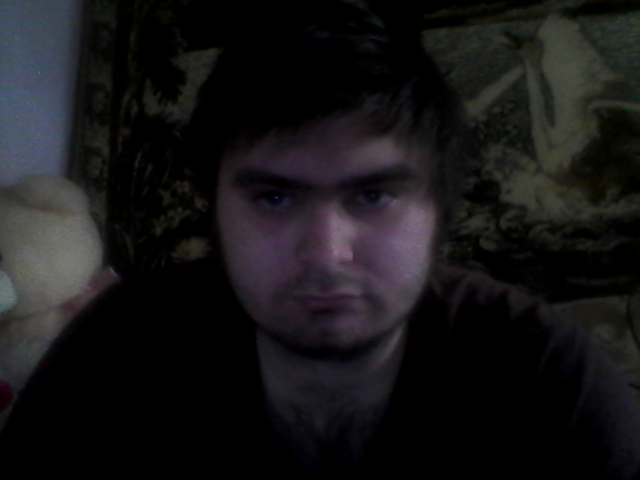
#> input picture ocv_face_detection/images/0.png, 640 x 480 px
$ python detection_samle.py
#> lines starting #> are read from the running program, lines starting #| are printed output that depends on the picture
### ocv_face_detection/detect_face.py
'''This module allows to detect faces and faces elements on image using
OpenCV library'''

import cv2
import time
import logging

logging.basicConfig(filename='detect_face.log', format='[%(asctime)s] %(message)s\n\n',
                    level=logging.ERROR)

class FaceDetector:
    '''Face and face elements detector'''

    class Face:
        '''Contains information about face'''

        #face location rectangle {'x': x, 'y': y, 'w': w, 'h': h}
        bounding_poly = {}

        #face elements
        landmarks = {}

        smile = False


    def __init__(self):
        self.faces = []

    def detect(self, img=None, min_neighbors=5):
        '''Detects faces and faces elements
        Args:
            img: image data - pixel collection, type data is numpy.ndarray
        Returns:
            self.faces: Face objects list
        Raises:
            TypeError: error occured if data is None
        '''
#> called with min_neighbors = 5
        self.faces = []
#> self.faces = []

        if img is None:
            raise TypeError

        face_cascade = cv2.CascadeClassifier()
        eye_cascade = cv2.CascadeClassifier()
        nose_cascade = cv2.CascadeClassifier()
        mouth_cascade = cv2.CascadeClassifier()
        smile_cascade = cv2.CascadeClassifier()

        if not face_cascade.load('haarcascades/haarcascade_frontalface_default.xml'):
            logging.error('frontface haarcascade does not exist!')
        if not eye_cascade.load('haarcascades/haarcascade_eye.xml'):
            logging.error('eyes haarcascade does not exist!')
        if not nose_cascade.load('haarcascades/haarcascade_mcs_nose.xml'):
            logging.error('nose haarcascade does not exist!')
        if not mouth_cascade.load('haarcascades/haarcascade_mcs_mouth.xml'):
            logging.error('mouth haarcascade does not exist!')
        if not smile_cascade.load('haarcascades/haarcascade_smile.xml'):
            logging.error('smile haarcascade does not exist!')

        gray = cv2.cvtColor(img, cv2.COLOR_BGR2GRAY)
#> img is the input picture: shape (480, 640, 3); mean B, G, R 22.9, 21.5, 22.4
        faces = face_cascade.detectMultiScale(gray, scaleFactor=1.1, minNeighbors=min_neighbors)
#> faces = [[174, 87, 301, 301]]
        for (x,y,w,h) in faces:
            new_face = self.Face()
            #detect face location
            new_face.bounding_poly = {'x': x, 'y': y, 'w': w, 'h': h}

            roi_gray = gray[y:y+h, x:x+w]

            #detect eyes location
            eyes = eye_cascade.detectMultiScale(roi_gray)
            if len(eyes) > 0:
                lex, ley, lew, leh = eyes[0]
                new_face.landmarks['LEFT_EYE'] = {'x': lex, 'y': ley, 'w': lew, 'h': leh}

                if len(eyes) > 1:
                    rex, rey, rew, reh = eyes[0]
                    new_face.landmarks['RIGHT_EYE'] = {'x': rex, 'y': rey, 'w': rew, 'h': reh}

            #detect nose
            nose = nose_cascade.detectMultiScale(roi_gray)
            if len(nose) > 0:
                nx, ny, nw, nh = nose[0]
                new_face.landmarks['NOSE'] = {'x': nx, 'y': ny, 'w': nw, 'h': nh}

            #detect mouth
            mouth = mouth_cascade.detectMultiScale(roi_gray)
            if len(mouth) > 0:
                mx, my, mw, mh = mouth[0]
                new_face.landmarks['MOUTH'] = {'x': mx, 'y': my, 'w': mw, 'h': mh}

            #detect smile
            smile = smile_cascade.detectMultiScale(roi_gray)
            if len(smile) > 0:
                new_face.smile = True

            self.faces.append(new_face)
#> this loop made 1 pass
#> (x, y, w, h, eyes, lex, ley, lew) on pass 1: (174, 87, 301, 301, [[161, 74, 66, 66], [70, 80, 58, 58]], 161, 74, 66)
#> pass 1, in detect, `roi_gray = gray[y:y+h, x:x+w]`:
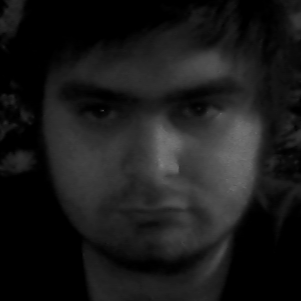
#> roi_gray: shape (301, 301); min 0, max 123, mean 26
#> after the loop, self.faces = 1 item

        return self.faces

### ocv_face_detection/detection_samle.py
import cv2
from detect_face import FaceDetector

fd = FaceDetector()

def sample(image=None):
    if image is None:
        raise TypeError

    try:
        faces = fd.detect(img=cv2.imread(image))
#> faces = 1 item
    except TypeError:
        print('Image file not found!')

    print('Face number=', len(faces))
#| Face number= 1
    print('First face:')
    print('\t Location: ', faces[0].bounding_poly)
#| 	 Location:  {'x': 174, 'y': 87, 'w': 301, 'h': 301}
    print('\t Landmarks: ', faces[0].landmarks)
#| 	 Landmarks:  {'LEFT_EYE': {'x': 161, 'y': 74, 'w': 66, 'h': 66}, 'RIGHT_EYE': {'x': 161, 'y': 74, 'w': 66, 'h': 66}, 'NOSE': {'x': 114, 'y': 143, 'w': 75, 'h': 63}, 'MOUTH': {'x': 117, 'y': 197, 'w': 75, 'h': 45}}
    print('\t Smile: ', faces[0].smile)
#| 	 Smile:  True


#sample with one face image
sample('images/0.png')

#sample with many faces image
sample('images/SAM_0049.JPG')
#> call 2 of sample, with image = 'images/SAM_0049.JPG'
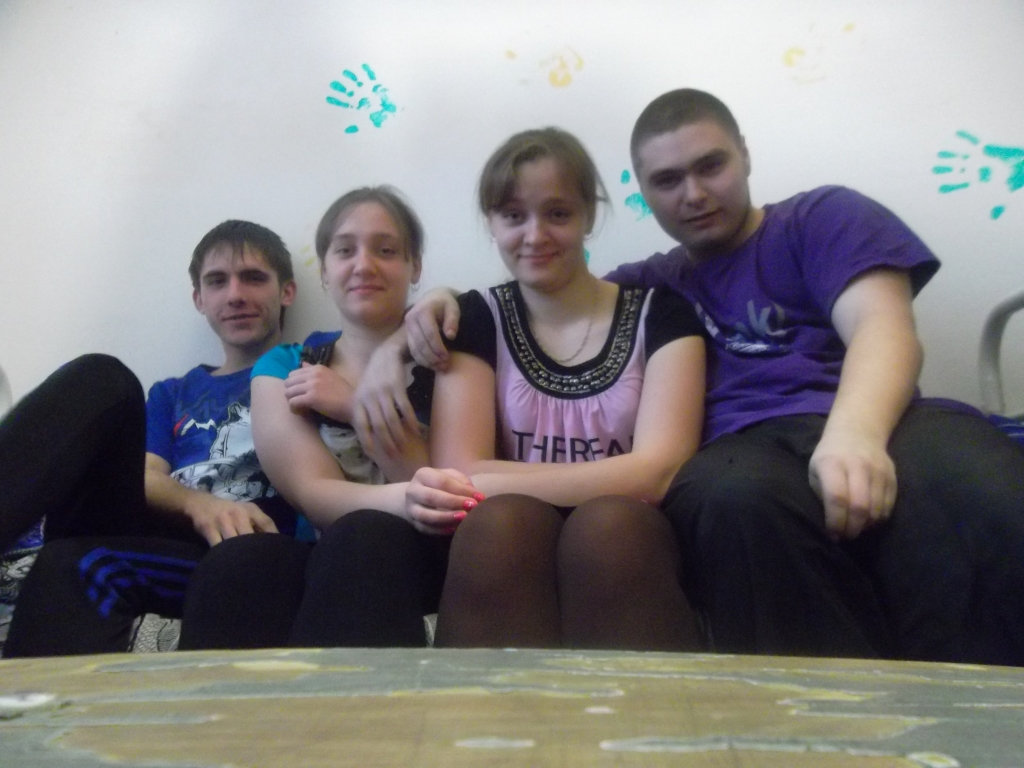
#> input picture ocv_face_detection/images/SAM_0049.JPG, 1024 x 768 px
#> call 2 of detect, with min_neighbors = 5
#> in detect (call 2), `self.faces = []`: self.faces = []
#> in detect (call 2), `gray = cv2.cvtColor(img, cv2.COLOR_BGR2GRAY)`:
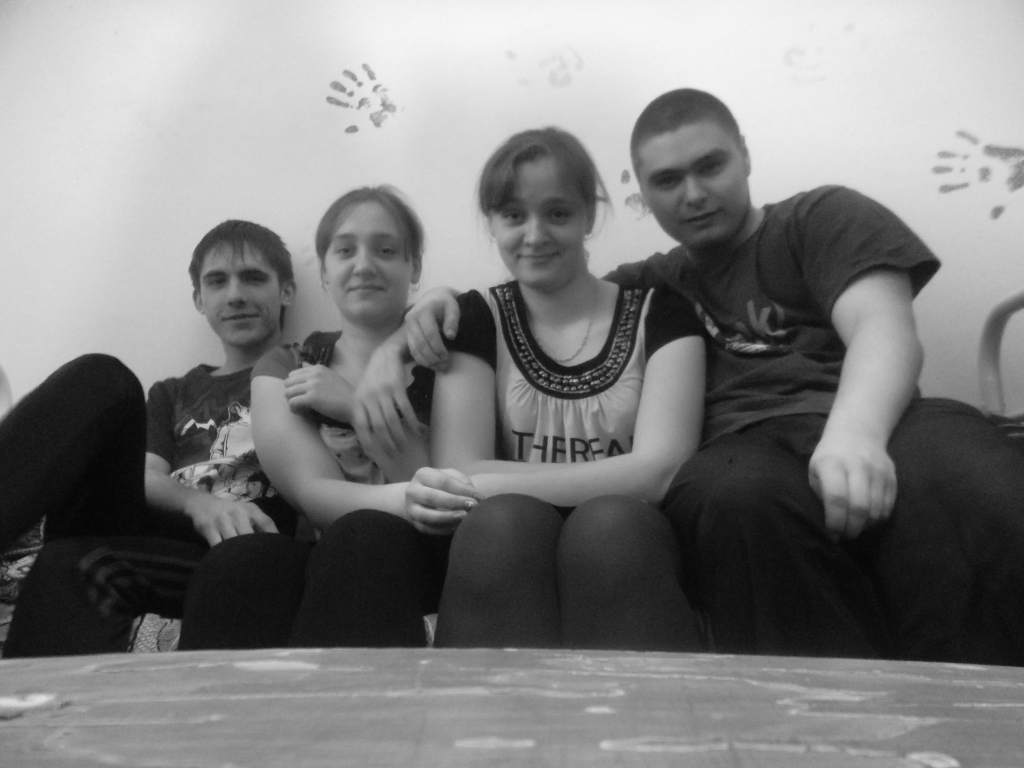
#> gray: shape (768, 1024); min 4, max 248, mean 126.2
#> in detect, img is the input picture: shape (768, 1024, 3); mean B, G, R 127, 125, 128.2
#> in detect (call 2), `faces = face_cascade.detectMultiScale(gray, scaleFactor=1.1, minNeighb..`: faces = [[312, 206, 108, 108], [187, 241, 100, 100], [478, 169, 117, 117], [628, 124, 126, 126]]
#> the loop in detect (call 2), `for (x,y,w,h) in faces:` made 4 passes
#> (x, y, w, h, eyes, lex, ley, lew) on pass 2: (187, 241, 100, 100, [[15, 22, 33, 33], [44, 17, 35, 35]], 15, 22, 33)
#> (x, y, w, h, eyes, lex, ley, lew) on pass 1: (312, 206, 108, 108, [[15, 23, 37, 37], [58, 32, 26, 26]], 15, 23, 37)
#> pass 1, in detect (call 2), `roi_gray = gray[y:y+h, x:x+w]`:
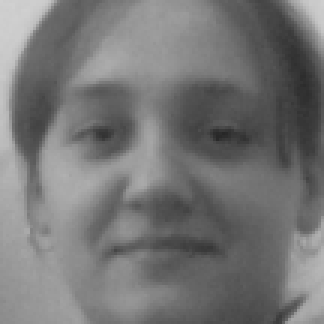
#> roi_gray: shape (108, 108) (shown 3 times larger); min 39, max 208, mean 117.5
#> pass 2, in detect (call 2), `roi_gray = gray[y:y+h, x:x+w]`:
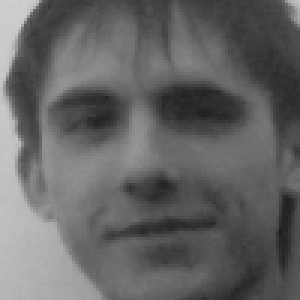
#> roi_gray: shape (100, 100) (shown 3 times larger); min 28, max 206, mean 100.3
#> pass 3, in detect (call 2), `roi_gray = gray[y:y+h, x:x+w]`:
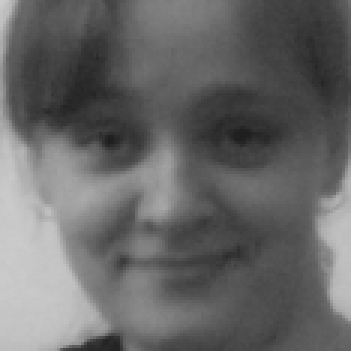
#> roi_gray: shape (117, 117) (shown 3 times larger); min 30, max 204, mean 103.2
#> after the loop in detect (call 2), `for (x,y,w,h) in faces:`:
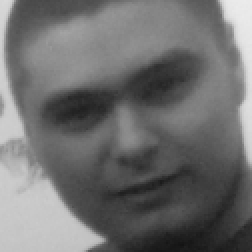
#> roi_gray: shape (126, 126) (shown 2 times larger); min 19, max 236, mean 111
#> after the loop in detect (call 2), `for (x,y,w,h) in faces:`: self.faces = 4 items
#| Face number= 4
#| 	 Location:  {'x': 312, 'y': 206, 'w': 108, 'h': 108}
#| 	 Landmarks:  {'LEFT_EYE': {'x': 19, 'y': 39, 'w': 32, 'h': 32}, 'RIGHT_EYE': {'x': 62, 'y': 29, 'w': 32, 'h': 32}, 'NOSE': {'x': 44, 'y': 82, 'w': 23, 'h': 19}, 'MOUTH': {'x': 52, 'y': 90, 'w': 36, 'h': 21}}
#| 	 Smile:  True
